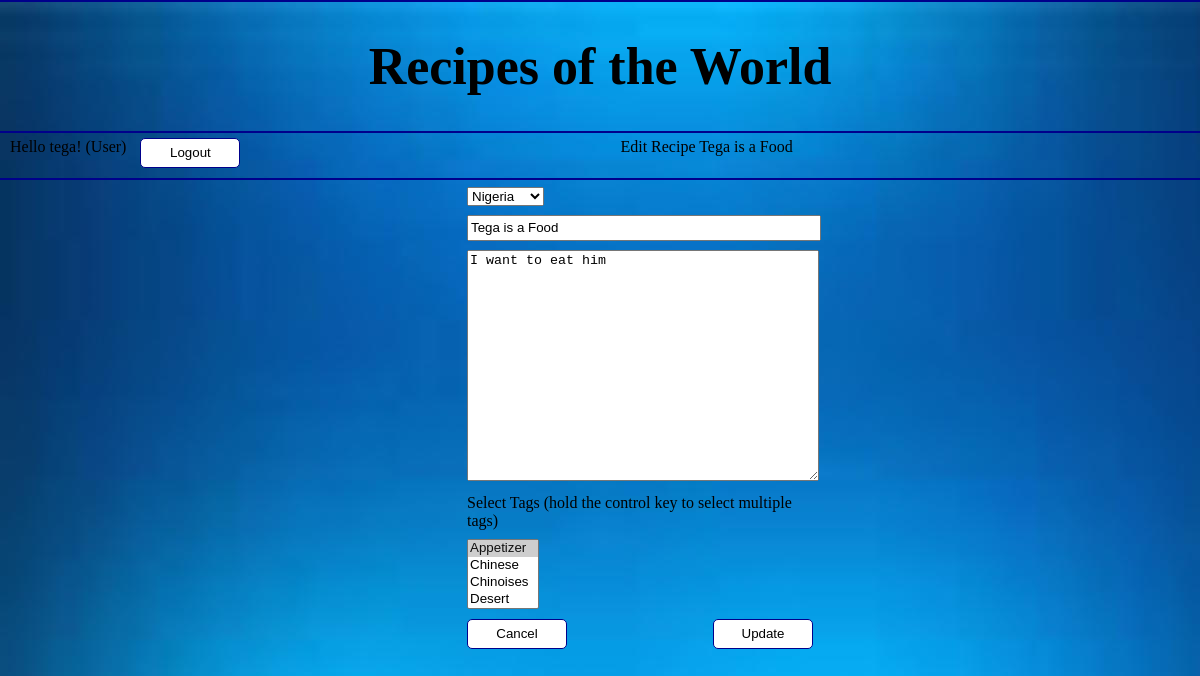
Screenshot of /edit_recipe.php?recipe_id=193459437 (signed in) with the database file from the repository.
### tables this page shows
CREATE TABLE `recipes` (
  `id` int(11) NOT NULL AUTO_INCREMENT,
  `name` varchar(250) NOT NULL,
  `description` varchar(10000) NOT NULL,
  `country` varchar(250) NOT NULL,
  `userID` int(11) NOT NULL,
  `date_added` timestamp NULL DEFAULT NULL,
  `photo` varchar(200) DEFAULT NULL,
  PRIMARY KEY (`id`),
  KEY `FK_recipes_userID` (`userID`),
  CONSTRAINT `FK_recipes_userID` FOREIGN KEY (`userID`) REFERENCES `users` (`id`)
);

### classes/DBConnection.php (called while the page is built, shortened)
<?php
class DBConnection
{
    public function getDBConnection()
    {
        $db_host = '127.0.0.1';
        $db_login = 'root';
        $db_password = '';
        $db_name = 'recipe_db';
        $mysqli = new mysqli($db_host,$db_login,$db_password,$db_name);
        if ($mysqli->connect_errno) {
            die("There was an error connecting to the database");
        } else {
            return $mysqli;
        }
    }
    public function getSingleResultSet($sql)
    {
        $mysqli = $this->getDBConnection();
        $result = $mysqli->query($sql);
        return $result->fetch_assoc();
    }
    public function getMultipleResultSet($sql)
    {
        $resultSet = [];
        $mysqli = $this->getDBConnection();
        $result = $mysqli->query($sql);
        if (!empty($result) && $result->num_rows != 0) {
            while ($row = $result->fetch_assoc()) {
                $resultSet[] = $row;
            }
        }
        return $resultSet;
    }
}

### classes/Recipe.php (called while the page is built, shortened)
<?php
require_once 'DBConnection.php';
class Recipe
{
    public function getRecipeAndTags($recipeId)
    {
        $sql = "SELECT
                    r.id AS recipe_id,
                    r.name AS recipe_name,
                    r.description,
                    r.country,
                    t.description AS tag_name,
                    t.id AS tag_id
                FROM
                    recipes r
                        LEFT JOIN
                    recipetags rt ON (r.id = rt.recipeID)
                        LEFT JOIN
                    tags t ON (t.id = rt.tagID)
                WHERE
                    r.id = $recipeId
                ";
        $dbConnection = new DBConnection();
        return $dbConnection->getMultipleResultSet($sql);
    }
    public function getRecipeOnly($recipeId)
    {
        $sql = "SELECT * FROM recipes WHERE id = $recipeId";
        $dbConnection = new DBConnection();
        return $dbConnection->getSingleResultSet($sql);
    }
}

### classes/Category.php (called while the page is built, shortened)
<?php
require_once 'DBConnection.php';
class Category
{
    public function getAllCategories()
    {
        $db = new DBConnection();
        return $db->getMultipleResultSet(
            "SELECT tags.*,users.username
             FROM tags
             LEFT JOIN users ON (users.id = tags.userID)
             ORDER BY description");
    }
}

### _country.php (called while the page is built)
<?php
return [
    'China' => 'China',
    'France' => 'France',
    'Germany' => 'Germany',
    'Ghana' => 'Ghana',
    'India' => 'India',
    'Nepal' => 'Nepal',
    'Nigeria' => 'Nigeria',
    'USA' => 'USA'
];

### edit_recipe.php (the view, shortened to what this page needs)
<?php
require_once 'classes/Recipe.php';
require_once 'classes/Category.php';
$util = new Util();
$util->validateUser();
$category = new Category();
$categories = $category->getAllCategories();
$recipe = new Recipe();
$recipeDetails = [];
if (isset($_GET['recipe_id'])) {
    $recipeId = $util->decryptPK($_GET['recipe_id']);
    $recipeDetails = $recipe->getRecipeOnly($recipeId);
    if (!empty($recipeDetails)) {
        $recipeAndTags = $recipe->getRecipeAndTags($recipeId);
        $tags = array_column($recipeAndTags, 'tag_id');
    } else {
        $_SESSION['error_message'] = "The page you are looking for does not exist!";
        header("Location:index.php");
    }
}
?>
<!DOCTYPE html>
<html>
    <head>
        <?php include_once('meta.php'); ?>
    </head>
    <body>
    <?php include_once('header.php'); ?>
        <section id="section1">
            <?php include_once('_logout.php'); ?>
            <div class="label" id="add-recipe-label">Edit Recipe <?php echo $recipeDetails['name']; ?></div>
        </section>
        <section id="section4">
            <?php include_once('_tag_pop_up.php'); ?>
            <form method="post" action="" id="add-recipe-form">
                <table width="30%" cellpadding="2" cellspacing="5" border="0">
                    <tr>
                        <td colspan="2">
                            <select name="country" id="country" required <?php if ($_SESSION['admin'] == 1) { echo "readonly";} ?>>
                                <?php
                                    $countries = require_once('_country.php');
                                    foreach  ($countries as $key => $value) {
                                        ?>
                                    <option value="<?php echo $key;?>" <?php if (isset($recipeDetails['country']) && $key == $recipeDetails['country']) { echo "selected";} ?>>
                                        <?php echo $value; ?>
                                    </option>
                                        <?php
                                    }
                                ?>
                            </select>
                        </td>
                    </tr>
                    <tr>
                        <td colspan="2">
                            <input type="text" name="name" id="name" placeholder="Name" value="<?php if( isset($recipeDetails['name'])) { echo $recipeDetails['name'];} ?>" required>
                        </td>
                    </tr>
                    <tr>
                        <td colspan="2">
                            <textarea required name="description" id="description" placeholder="Description" rows="15" cols="50"><?php if( isset($recipeDetails['description'])) { echo $recipeDetails['description'];} ?></textarea>
                        </td>
                    </tr>
                    <tr>
                        <td colspan="2">Select Tags (hold the control key to select multiple tags)</td>
                    </tr>
                    <tr>
                        <td colspan="2">
                            <select multiple name="tags[]" id="tags">
                                <?php
                                    foreach ($categories as $cat) {
                                        ?>
                                <option value="<?php echo $cat['id']; ?>" <?php if (isset($tags) && in_array($cat['id'], $tags)) { echo "selected";} ?>>
                                    <?php echo $cat['description']; ?>
                                </option>
                                        <?php
                                    }
                                ?>
                            </select>
                        </td>
                    </tr>
                    <tr>
                        <td>
                            <?php if ($_SESSION['admin'] == 1) {
                                ?>
                            <?php
                            } else {
                                ?>
                            <button type="reset">Cancel</button></td>
                            <?php
                            }?>
                        <td align="right"><button type="submit" name="Edit">Update</button></td>
                    </tr>
                    <tr>
                        <td colspan="2"><input type="hidden" name="recipe_id" value="<?php if (isset($recipeId)) { echo $recipeId; } ?>"></td>
                    </tr>
                </table>
            </form>
        </section>
    </body>
</html>

### style.css (style rules this page uses)
body { background-image: url("bg.jpg"); font-family: "Trebuchet MS"; width: 100%; margin: 0; }
section { min-height: 40px; }
#section1 { padding-top: 5px; padding-left: 10px; border-bottom: 2px solid darkblue; }
#section1 #add-recipe-label { display: inline-block; vertical-align: top; }
input[type=text], input[type=password] { width: 150px; height: 30px; }
button { min-width: 100px; height: 30px; border: 1px solid darkblue; border-radius: 5px; background-color: white; }
#add-recipe-form input[type=text],textarea { width: 100%; }
#add-recipe-form input[type=text] { height: 20px; }

### rows the page displays
recipes: name "Tega is a Food", country "Nigeria", description "I want to eat him"

### other values shown
$_SESSION['username'] "tega"
$userType "User"
form field value "Appetizer ☑ / Chinese / Chinoises / Desert"
